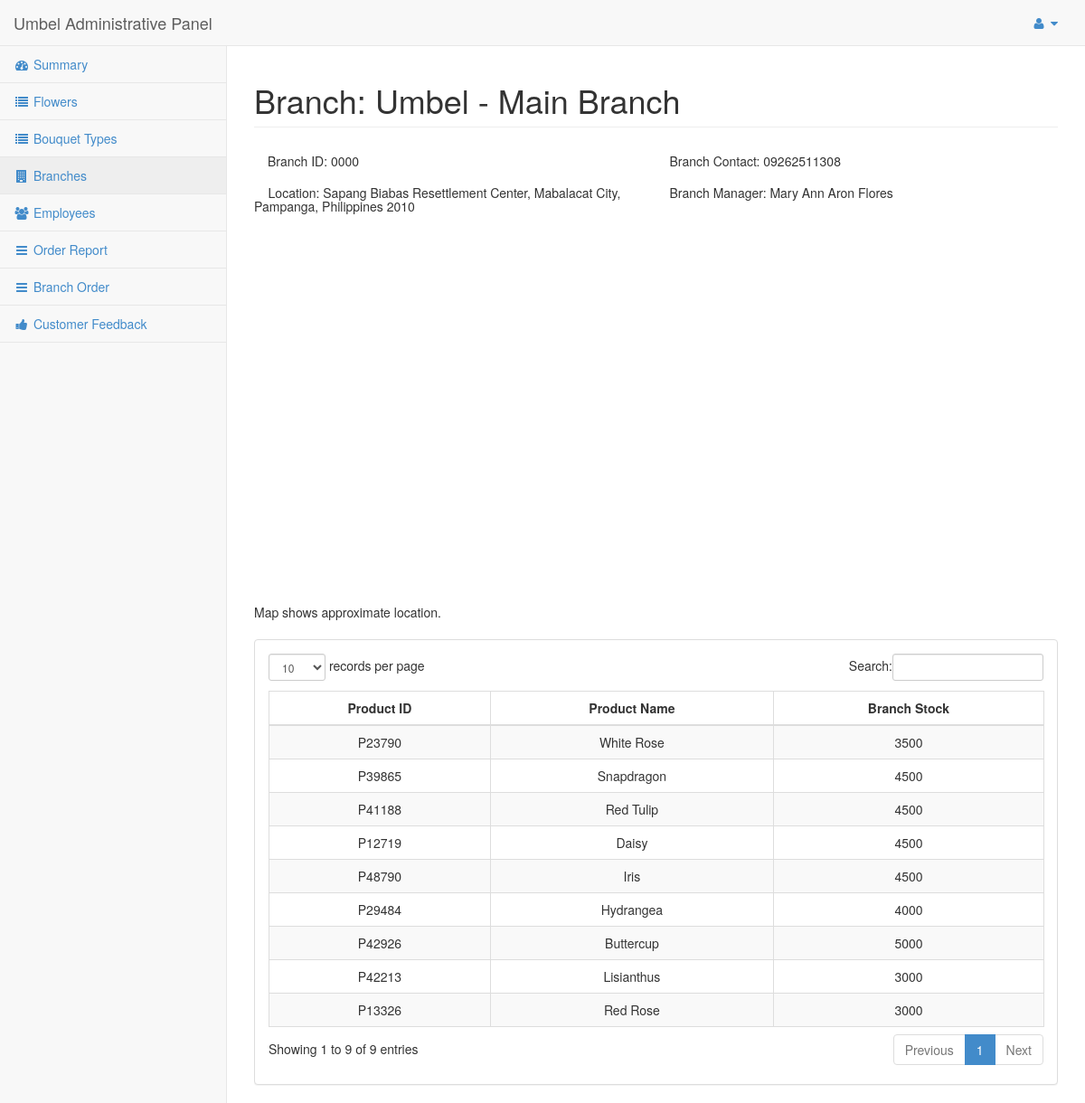
The page /admin/branchInfo.php?id=0000 (signed in) on the database its author committed.
### tables this page shows
CREATE TABLE `user` (
  `u_id` varchar(10) NOT NULL,
  `u_fname` varchar(40) NOT NULL,
  `u_mname` varchar(40) DEFAULT NULL,
  `u_lname` varchar(40) NOT NULL,
  `u_position` varchar(50) NOT NULL,
  `b_id` varchar(10) NOT NULL,
  `u_email` varchar(100) NOT NULL,
  `u_uname` varchar(40) NOT NULL,
  `u_password` varchar(40) NOT NULL,
  `u_status` varchar(20) NOT NULL
);

CREATE TABLE `branch` (
  `b_ID` varchar(10) NOT NULL,
  `b_name` varchar(40) NOT NULL,
  `b_stradd` varchar(250) NOT NULL,
  `b_city` varchar(100) NOT NULL,
  `b_province` varchar(100) NOT NULL,
  `b_zip` varchar(20) NOT NULL,
  `b_contact` varchar(30) NOT NULL,
  `b_img` longblob,
  `b_lat` float NOT NULL,
  `b_long` float NOT NULL,
  `b_status` varchar(40) DEFAULT NULL
);

CREATE TABLE `stock` (
  `s_ID` varchar(10) NOT NULL,
  `p_id` varchar(10) NOT NULL,
  `b_id` varchar(10) NOT NULL,
  `s_stock` int(10) NOT NULL,
  `s_status` varchar(20) NOT NULL
);

CREATE TABLE `product` (
  `p_ID` varchar(10) NOT NULL,
  `p_name` varchar(40) NOT NULL,
  `p_desc` text,
  `p_img` longblob,
  `p_price` int(10) NOT NULL,
  `p_stock` int(10) NOT NULL,
  `p_status` varchar(20) NOT NULL
);

### admin/branchInfo.php (the view, shortened to what this page needs)
<?php
include('../functions/connect.php');
if(isset($_SESSION['user']) && $_SESSION['type'] == 'Administrator')
{
        $id=$_GET['id'];
        $sql = "SELECT branch.*, user.*
        FROM branch
        LEFT JOIN user
        ON (branch.b_ID = user.b_id)
        where branch.b_ID = '$id' and user.u_position='Branch Manager'";
        $query= mysqli_query($con, $sql);
        $echo = mysqli_fetch_assoc($query);
?>
<!DOCTYPE html>
<html lang="en">
<head>
    <link href="css/bootstrap.min.css" rel="stylesheet">
    <link href="css/plugins/metisMenu/metisMenu.min.css" rel="stylesheet">
    <link href="css/plugins/dataTables.bootstrap.css" rel="stylesheet">
    <link href="css/sb-admin-2.css" rel="stylesheet">
    <link href="font-awesome-4.1.0/css/font-awesome.min.css" rel="stylesheet" type="text/css">
</head>
<body>
    <div id="wrapper">
        <nav class="navbar navbar-default navbar-static-top" role="navigation" style="margin-bottom: 0">
            <div class="navbar-header">
                <div class="navbar-brand" href="#">Umbel Administrative Panel</div>
            </div>
		<ul class="nav navbar-top-links navbar-right">
                <li class="dropdown">
                    <a class="dropdown-toggle" data-toggle="dropdown" href="#">
                        <i class="fa fa-user fa-fw"></i>  <i class="fa fa-caret-down"></i>
                    </a>
                </li>
            </ul>
            <div class="navbar-default sidebar" role="navigation">
                <div class="sidebar-nav navbar-collapse">
                    <ul class="nav" id="side-menu">
                        <li>
                            <a href="index.php"><i class="fa fa-dashboard fa-fw"></i> Summary</a>
                        </li>
                        <li>
                            <a href="products.php"><i class="fa fa-list fa-fw"></i> Flowers</a>
                        </li>
                        <li>
                            <a href="bouquets.php"><i class="fa fa-list fa-fw"></i> Bouquet Types</a>
                        </li>
                        <li>
                            <a class="active" href="branches.php"><i class="fa fa-building fa-fw"></i> Branches</a>
                        </li>
                        <li>
                            <a href="employees.php"><i class="fa fa-group fa-fw"></i> Employees</a>
                        </li>
                        <li>
                            <a href="order_report.php"><i class="fa fa-reorder fa-fw"></i> Order Report</a>
                        </li>
                        <li>
                            <a href="branch_order.php"><i class="fa fa-reorder fa-fw"></i> Branch Order</a>
                        </li>
                        <li>
                            <a href="feedback.php"><i class="fa fa-thumbs-up fa-fw"></i> Customer Feedback</a>
                        </li>
                    </ul>
                </div>
            </div>
        </nav>
<div id="page-wrapper">
            <div class="row">
                <div class="col-lg-12">
                    <h1 class="page-header">Branch: <?php echo $echo['b_name'];?></h1>
                </div>
            </div>
            <div class="col-lg-6">
                <h5>Branch ID: <?php echo $echo['b_ID']; ?></h5>
            </div>
            <div class="col-lg-6">
                <h5>Branch Contact: <?php echo $echo['b_contact']; ?></h5>
            </div>
            <div class="row">
                <div class="col-lg-6">
                    <h5> &nbsp &nbsp Location: <?php echo $echo['b_stradd'] . ", " . $echo['b_city'] . ", " . $echo['b_province'] . ", Philippines " . $echo['b_zip']; ?></h5>
                </div>
                <div class="row">
                <div class="col-lg-6">
                    <?php
                    if($echo['b_status'] != 'Unmanaged'){
                    ?>
                    <h5>Branch Manager: <?php echo $echo['u_fname'] . " " . $echo['u_mname'] . " " . $echo['u_lname'];?></h5>
                    <?php
                    } else{
                    ?>
                    <h5>Branch Manager: Unmanaged</h5>
                    <?php
                    }
                    ?>
                </div>
            </div>
            </div>
            <div class="row">
                <div class="col-lg-12">
                    <div id="gmap_canvas" style="width:100%; height:30em;"></div>
                    <div id='text-muted'>Map shows approximate location.</div>
                </div>
            </div>
            <br>
            <div class="row">
                <div class="col-lg-12">
                    <div class="panel panel-default">
                        <div class="panel-body">
                            <div class="table-responsive">
                                <table class="table table-striped table-bordered table-hover" id="dataTables-example">
                                    <thead>
                                        <tr>
                                            <th><center>Product ID</center></th>
                                            <th><center>Product Name</center></th>
                                            <th><center>Branch Stock</center></th>
                                        </tr>
                                    </thead>
                                    <tbody>
                                            <?php
                                                    $sql2= "SELECT branch.*, stock.*, product.*
                                                            FROM stock
                                                            LEFT JOIN branch
                                                            ON (branch.b_ID = stock.b_id)
                                                            LEFT JOIN product
                                                            ON (product.p_ID= stock.p_id)
                                                            where branch.b_ID = '$id' and product.p_status!='Archived'";
                                                    $result=mysqli_query($con, $sql2);
                                                    if(mysqli_num_rows($result) > 0){
                                                        while($row=mysqli_fetch_array($result)){
                                            ?>
                                            <tr class="odd gradeX">
                                            <td><center><?php echo $row['p_id'];?></center></td>
                                            <td><center><?php echo $row['p_name'];?></center></td>
                                            <?php
                                            if($row['s_stock']==0){
                                            ?>
                                            <td style="color: red;"><center><?php echo $row['s_status']; ?></center></td>
                                            <?php
                                            } else if($row['s_stock'] <= 500){
                                            ?>
                                            <td style="color: red;"><center><?php echo $row['s_stock']; ?></center>
                                            <center><span class="text-muted">Stock level: critical</span></center></td>
                                            <?php
                                            } else{
                                            ?>
                                            <td><center><?php echo $row['s_stock']; ?></center>
                                            <?php
                                            }
                                            ?>
                                            </tr>
                                        <?php
                                            }
                                            }
                                        ?>
                                    </tbody>
                                </table>
                            </div>
                        </div>
                    </div>
                </div>
            </div>
 </div>
   </div>
</body>
</html>
<?php
}
else{
    header ("location:../index.php?restricted=true");
}

### admin/css/sb-admin-2.css (style rules this page uses)
body { background-color: #f8f8f8; }
#wrapper { width: 100%; }
#page-wrapper { padding: 0 15px; min-height: 568px; background-color: #fff; }
@media (min-width:768px) { #page-wrapper { position: inherit; margin: 0 0 0 250px; padding: 0 30px; border-left: 1px solid #e7e7e7; } }
.navbar-top-links li { display: inline-block; }
.navbar-top-links li:last-child { margin-right: 15px; }
.navbar-top-links li a { padding: 15px; min-height: 50px; }
.sidebar .sidebar-nav.navbar-collapse { padding-right: 0; padding-left: 0; }
.sidebar ul li { border-bottom: 1px solid #e7e7e7; }
.sidebar ul li a.active { background-color: #eee; }
@media (min-width:768px) { .sidebar { z-index: 1; position: absolute; width: 250px; margin-top: 51px; } }

### rows shown on the page
user: b.b_name "Umbel - Main Branch", b.b_ID "0000", b.b_contact "09262511308", b.b_stradd "Sapang Biabas Resettlement Center", b.b_city "Mabalacat City", b.b_province "Pampanga", b.b_zip "2010", u_fname "Mary Ann", u_mname "Aron", u_lname "Flores"
stock: p "P23790", p.p_name "White Rose", s_stock "3500"
stock: p "P39865", p.p_name "Snapdragon", s_stock "4500"
stock: p "P41188", p.p_name "Red Tulip", s_stock "4500"
stock: p "P12719", p.p_name "Daisy", s_stock "4500"
stock: p "P48790", p.p_name "Iris", s_stock "4500"
stock: p "P29484", p.p_name "Hydrangea", s_stock "4000"
stock: p "P42926", p.p_name "Buttercup", s_stock "5000"
stock: p "P42213", p.p_name "Lisianthus", s_stock "3000"
stock: p "P13326", p.p_name "Red Rose", s_stock "3000"
